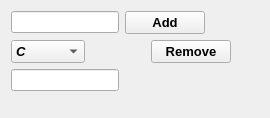
<?xml version="1.0" encoding="UTF-8"?>
<ui version="4.0">
 <class>Form</class>
 <widget class="QWidget" name="Form">
  <property name="geometry">
   <rect>
    <x>0</x>
    <y>0</y>
    <width>270</width>
    <height>118</height>
   </rect>
  </property>
  <property name="windowTitle">
   <string>Form</string>
  </property>
  <layout class="QFormLayout" name="formLayout">
   <item row="0" column="0">
    <layout class="QHBoxLayout" name="horizontalLayout">
     <item>
      <widget class="QLineEdit" name="t1"/>
     </item>
     <item>
      <widget class="QPushButton" name="b1">
       <property name="font">
        <font>
         <family>Arial</family>
         <pointsize>10</pointsize>
         <weight>75</weight>
         <bold>true</bold>
        </font>
       </property>
       <property name="text">
        <string>Add</string>
       </property>
      </widget>
     </item>
    </layout>
   </item>
   <item row="1" column="0">
    <layout class="QHBoxLayout" name="horizontalLayout_2">
     <item>
      <widget class="QComboBox" name="comboBox">
       <property name="font">
        <font>
         <family>Arial</family>
         <pointsize>10</pointsize>
         <weight>75</weight>
         <italic>true</italic>
         <bold>true</bold>
        </font>
       </property>
       <item>
        <property name="text">
         <string>C</string>
        </property>
       </item>
       <item>
        <property name="text">
         <string>C++</string>
        </property>
       </item>
       <item>
        <property name="text">
         <string>Java</string>
        </property>
       </item>
       <item>
        <property name="text">
         <string>Python</string>
        </property>
       </item>
      </widget>
     </item>
     <item>
      <spacer name="horizontalSpacer">
       <property name="orientation">
        <enum>Qt::Horizontal</enum>
       </property>
       <property name="sizeHint" stdset="0">
        <size>
         <width>60</width>
         <height>20</height>
        </size>
       </property>
      </spacer>
     </item>
     <item>
      <widget class="QPushButton" name="b2">
       <property name="font">
        <font>
         <family>Arial</family>
         <pointsize>10</pointsize>
         <weight>75</weight>
         <bold>true</bold>
        </font>
       </property>
       <property name="text">
        <string>Remove</string>
       </property>
      </widget>
     </item>
    </layout>
   </item>
   <item row="2" column="0">
    <widget class="QLineEdit" name="t2"/>
   </item>
  </layout>
 </widget>
 <resources/>
 <connections/>
</ui>
